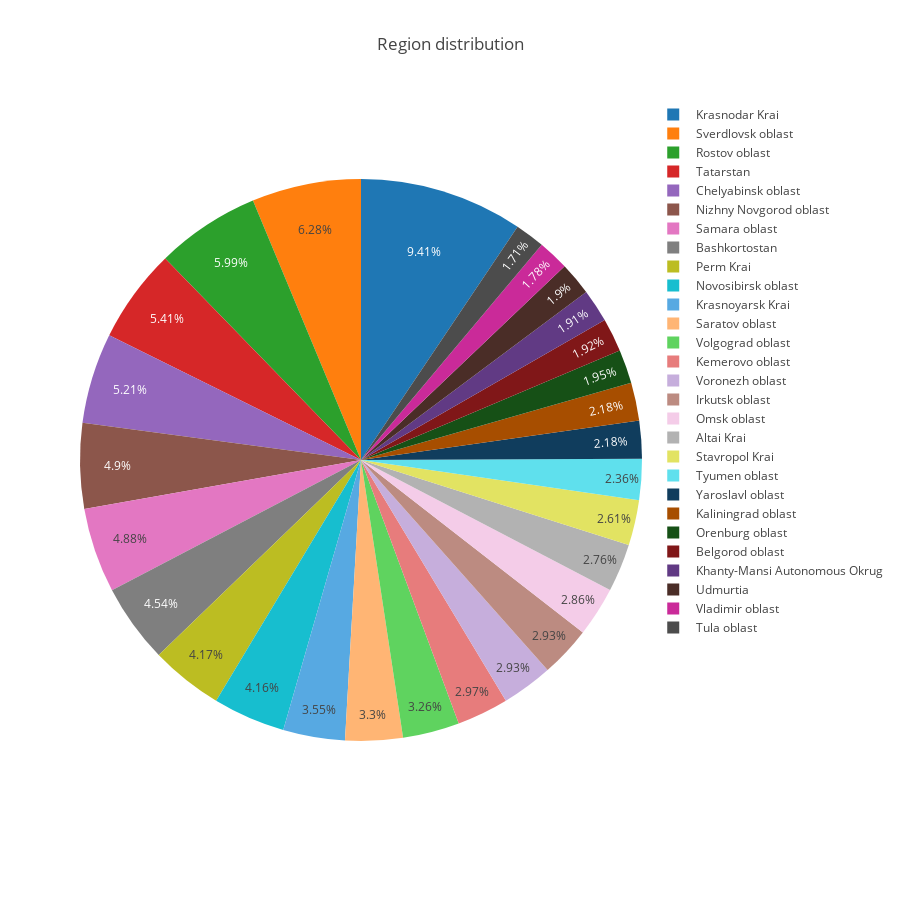

Notebook code cell kept with this figure:
### Code cell
temp_series = train_df['region_en'].value_counts()
labels = (np.array(temp_series.index))
sizes = (np.array((temp_series / temp_series.sum())*100))

trace = go.Pie(labels=labels, values=sizes)
layout = go.Layout(
    title='Region distribution',
    width=900,
    height=900,
)
data = [trace]
fig = go.Figure(data=data, layout=layout)
py.iplot(fig, filename="region")

### Figure 1 — Plotly figure (JSON) as saved in the notebook; plotly's stock layout.template omitted (floating-point values rounded to 4 significant figures)
{"data": [{"labels": [" Krasnodar Krai", " Sverdlovsk oblast", " Rostov oblast", " Tatarstan", " Chelyabinsk oblast", " Nizhny Novgorod oblast", " Samara oblast", " Bashkortostan", " Perm Krai", " Novosibirsk oblast", " Krasnoyarsk Krai", " Saratov oblast", " Volgograd oblast", " Kemerovo oblast", " Voronezh oblast", " Irkutsk oblast", " Omsk oblast", " Altai Krai", " Stavropol Krai", " Tyumen oblast", " Yaroslavl oblast", " Kaliningrad oblast", " Orenburg oblast", " Belgorod oblast", " Khanty-Mansi Autonomous Okrug", " Udmurtia", " Vladimir oblast", " Tula oblast"], "type": "pie", "values": [9.406, 6.284, 5.986, 5.407, 5.211, 4.898, 4.883, 4.542, 4.171, 4.156, 3.555, 3.302, 3.259, 2.969, 2.934, 2.929, 2.856, 2.762, 2.607, 2.355, 2.183, 2.179, 1.949, 1.92, 1.91, 1.898, 1.779, 1.712]}], "layout": {"height": 900, "title": "Region distribution", "width": 900}}
